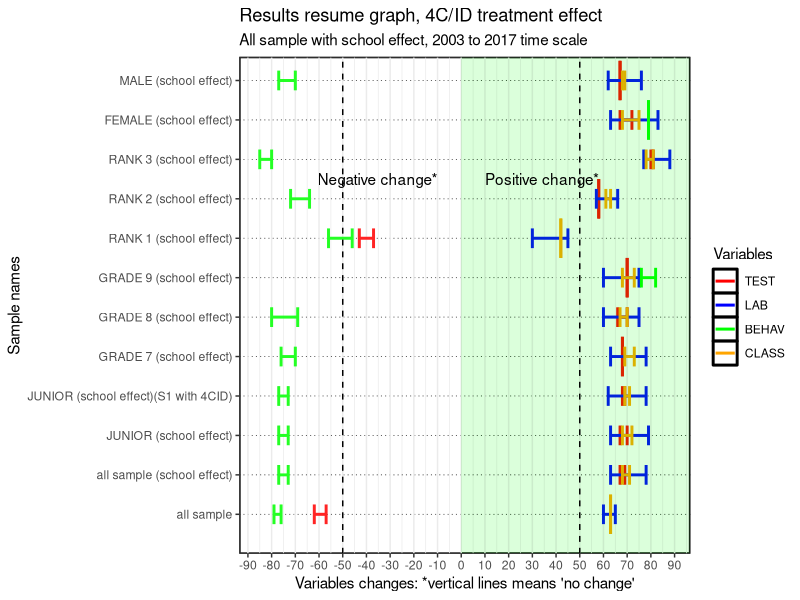
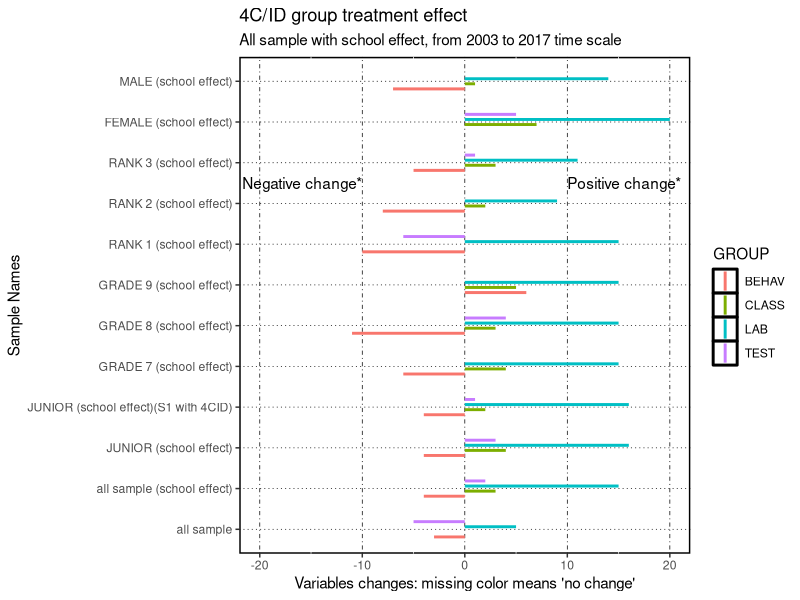
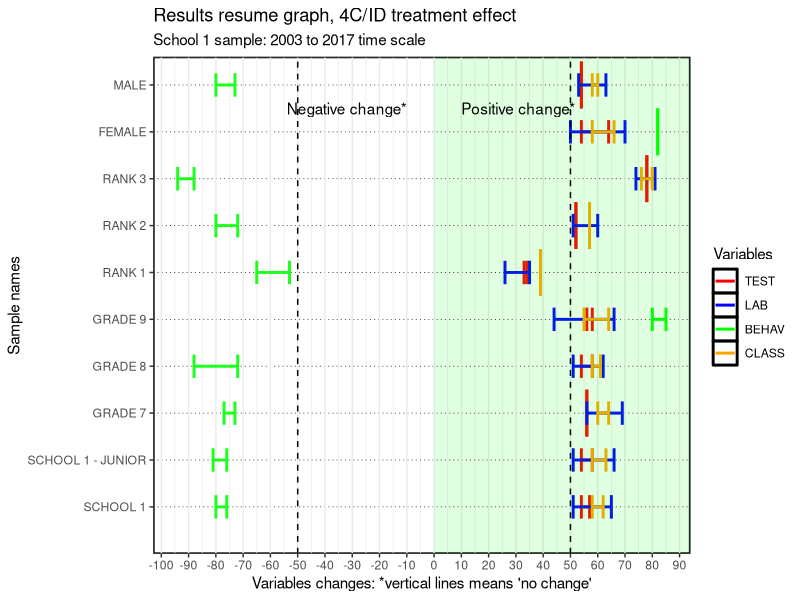
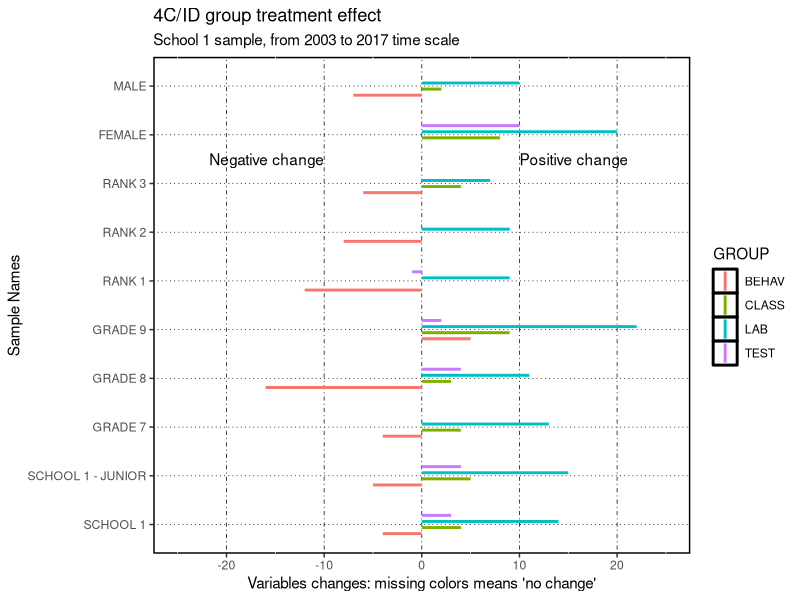
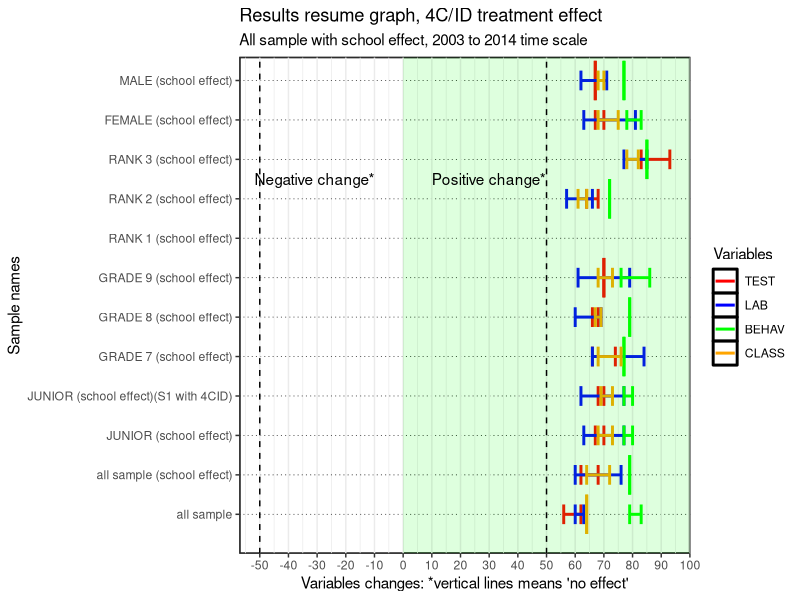
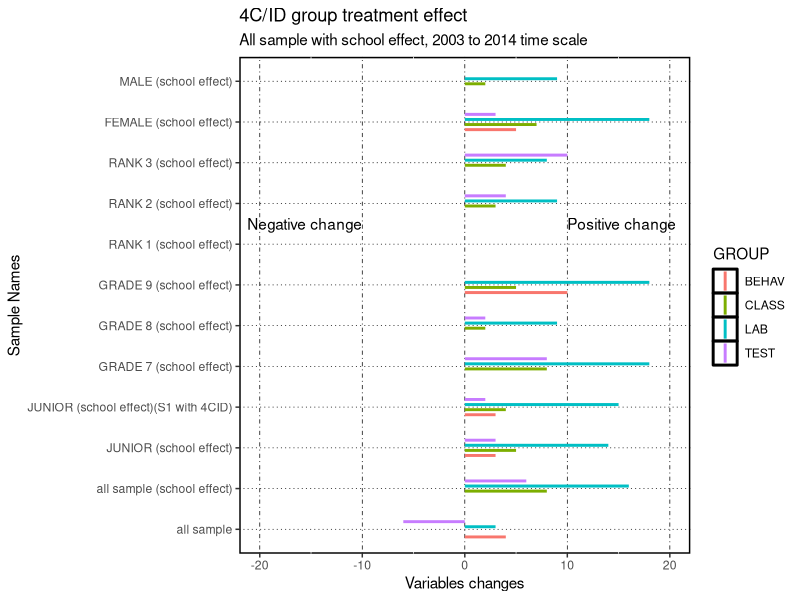
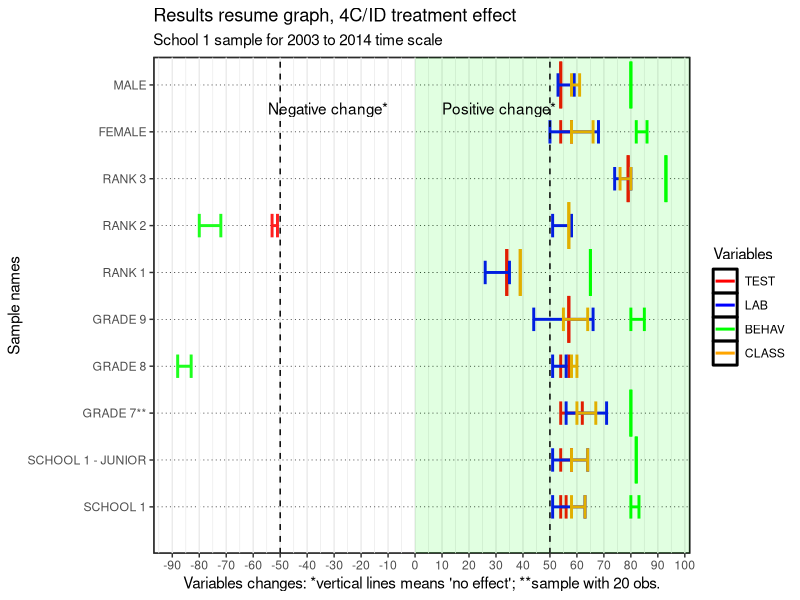
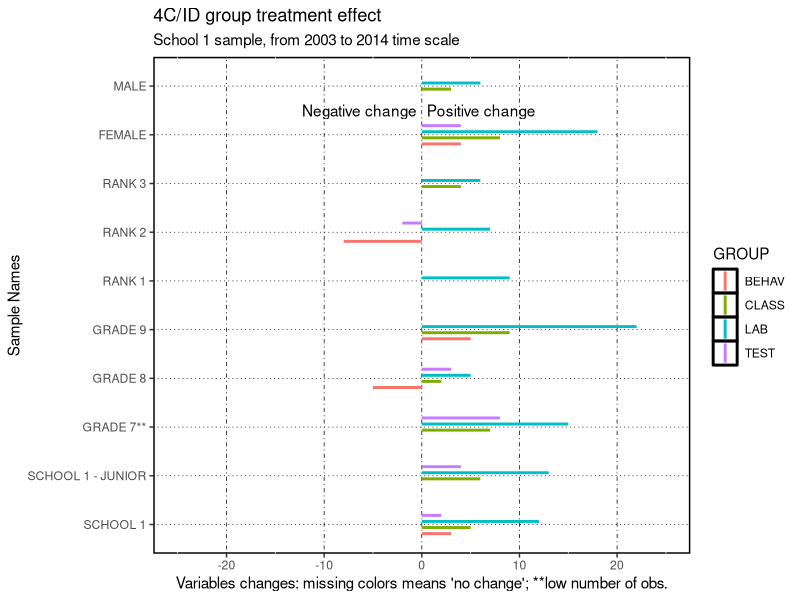

Write R code to recreate these figures, in order.
#INDEX
# Summary results all sample (with school effect) - 2003 to 2017 - 15
  # variable change - 53
# School 1 - 2003 to 2017 - 91
  # variable change - 135
# Summary results all sample (with school effect) - 2003 to 2014 - 175
  # variable change - 212
# School 1 - 2003 to 2014 - 250
  # variable change - 289
# All sample - 312
  # Variable change - 349
# School 1 JUNIOR grade - 2003 to 2017 - 383
# variable change - 420
# School 1 JUNIOR grade - 2003 to 2014 - 454
# variable change - 492
# Conpare Global samples - 530
# variable change - 570


# libraries 
library(dplyr) #work with data frames
library(tidyverse) #include dplyr
library(ggplot2) # graphs
library(gridExtra) #arrange graphs in rows

# NOTE: https://r-charts.com/part-whole/diverging-bar-chart-ggplot2/
# for plotting changes
# the graphs with varables chnge are based on the sama data frame "results" which means
# hat you need to run results and resultsD for diferent graphs after running the data

########## Summary results all sample (with school effect) - 2003 to 2017
# for changes that have p-value that we can't reject the null I use the mean value

results <- data.frame(
  samples=c("all sample", "all sample (school effect)" , "JUNIOR (school effect)", "JUNIOR (school effect)(S1 with 4CID)", "GRADE 7 (school effect)","GRADE 8 (school effect)", "GRADE 9 (school effect)", "RANK 1 (school effect)", "RANK 2 (school effect)","RANK 3 (school effect)","FEMALE (school effect)","MALE (school effect)"),
  TEST1=c(-57,67,67,68,68,66,70,-37,58,80,67,67),
  TEST2=c(-62,69,70,69,68,70,70,-43,58,81,72,67),
  LAB1=c(60,63,63,62,63,60,60,30,57,77,63,62),
  LAB2=c(65,78,79,78,78,75,75,45,66,88,83,76),
  BEHAV1=c(-76,-73,-73,-73,-70,-69,76,-46,-64,-80,79,-70),
  BEHAV2=c(-79,-77,-77,-77,-76,-80,82,-56,-72,-85,79,-77),
  CLASS1=c(63,68,68,69,69,67,68,42,61,78,68,68),
  CLASS2=c(63,71,72,71,73,70,73,42,63,81,75,69)
)
results
?geom_errorbar
ggplot(results,aes(group=TEST1)) +
  geom_errorbar(aes(x=samples, ymin=TEST1, ymax=TEST2,color='TEST'),linewidth=1, width = ifelse(results$TEST1==results$TEST2, 1, 0.5))+
  geom_errorbar(aes(x=samples, ymin=LAB1, ymax=LAB2,color='LAB'), linewidth=1, width = ifelse(results$LAB1==results$LAB2, 1, 0.5)) +
  geom_errorbar(aes(x=samples, ymin=BEHAV1, ymax=BEHAV2, color='BEHAV'), linewidth=1, width = ifelse(results$BEHAV1==results$BEHAV2, 1, 0.5)) +
  geom_errorbar(aes(x=samples, ymin=CLASS1, ymax=CLASS2, color='CLASS'),linewidth=1,width = ifelse(results$CLASS1==results$CLASS2, 1, 0.5)) +
  xlab("Sample names")+
  labs(title="Results resume graph, 4C/ID treatment effect",y = "Variables changes: *vertical lines means 'no change'",subtitle = "All sample with school effect, 2003 to 2017 time scale")+
  scale_color_manual(name='Variables',
                     breaks=c('TEST','LAB', 'BEHAV', 'CLASS'),
                     values=c('TEST'='red', 'LAB'='blue', 'BEHAV'='green', 'CLASS'='orange'))+
  theme_bw()+
  theme(panel.grid.major.y = element_line(color = 1,linewidth = 0.25, linetype = 3),panel.background = element_rect(color = 1, linewidth = 1),plot.background = element_rect(fill = "white"))+
  geom_rect(aes(xmin=0,xmax=Inf,ymin = - Inf,ymax = 0),fill="white",alpha = 0.01) +
  geom_rect(aes(xmin=0,xmax=Inf,ymin = 0,ymax = Inf),fill="green",alpha = 0.01) +
  scale_x_discrete(limits=c("all sample", "all sample (school effect)" , "JUNIOR (school effect)", "JUNIOR (school effect)(S1 with 4CID)", "GRADE 7 (school effect)","GRADE 8 (school effect)", "GRADE 9 (school effect)", "RANK 1 (school effect)", "RANK 2 (school effect)","RANK 3 (school effect)","FEMALE (school effect)","MALE (school effect)"))+
  scale_y_continuous(breaks = seq(-100, 100, by = 10))+
  geom_hline(yintercept=c(-50,50),color="black",linetype=2)+
  annotate(geom="text", x=9.5, y=-10, label="Negative change*",color="black",hjust=1)+
  annotate(geom="text", x=9.5, y=10, label="Positive change*",color="black",hjust=0)+
  coord_flip()

# Results: variable change
# prepare data frame for bar ploting
# IMPORTANT NOTE: the negative values are used to plot them in a different area of the graph for 
# negative effects. However, to use this data-frames to compute changes we need to have this values 
# exchanged in order to compute negative change values.
results$DTEST <- results$TEST2-results$TEST1
results$DLAB <- results$LAB2-results$LAB1
results$DBEHAV <- results$BEHAV2-results$BEHAV1
results$DCLASS <- results$CLASS2-results$CLASS1
resultsDTEST <- results %>% select(samples,DTEST)
resultsDTEST$GROUP <-"TEST"
names(resultsDTEST)[2]<-'VALUE'
resultsDLAB <- results %>% select(samples,DLAB)
resultsDLAB$GROUP <-"LAB"
names(resultsDLAB)[2]<-'VALUE'
resultsDBEHAV <- results %>% select(samples,DBEHAV)
resultsDBEHAV$GROUP <-"BEHAV"
names(resultsDBEHAV)[2]<-'VALUE'
resultsDCLASS <- results %>% select(samples,DCLASS)
resultsDCLASS$GROUP <-"CLASS"
names(resultsDCLASS)[2]<-'VALUE'
resultsD<-bind_rows(resultsDTEST,resultsDLAB,resultsDBEHAV,resultsDCLASS)
resultsD

ggplot(resultsD,aes(x=samples,xmin=samples, ymin=0, ymax=VALUE,color=GROUP)) +
  geom_linerange(position = position_dodge(width = 0.5),linewidth=1)+
  ylab("Variables changes: missing color means 'no change'")+labs(title="4C/ID group treatment effect",subtitle = "All sample with school effect, from 2003 to 2017 time scale",x = "Sample Names")+
  theme(panel.grid.major.x = element_line(color = 1,linewidth = 0.25, linetype = 4),panel.grid.major.y = element_line(color = 1,linewidth = 0.25, linetype = 3),panel.background = element_rect(fill="white",color = 1, linewidth = 1),plot.background = element_rect(fill = "white"))+  
  annotate(geom="text", x=9.5, y=-10, label="Negative change*",color="black",hjust=1)+
  annotate(geom="text", x=9.5, y=10, label="Positive change*",color="black",hjust=0)+
  scale_x_discrete(limits=c("all sample", "all sample (school effect)" , "JUNIOR (school effect)", "JUNIOR (school effect)(S1 with 4CID)", "GRADE 7 (school effect)","GRADE 8 (school effect)", "GRADE 9 (school effect)", "RANK 1 (school effect)", "RANK 2 (school effect)","RANK 3 (school effect)","FEMALE (school effect)","MALE (school effect)"))+
  scale_y_continuous(limits=c(-20,20,5))+  
  coord_flip()

########## Summary results for SCHOOL 1 sample only - 2003 to 2017
# for changes that have p-value that we can't reject the null I use the mean value
results <- data.frame(
  samples=c("SCHOOL 1", "SCHOOL 1 - JUNIOR","GRADE 7","GRADE 8", "GRADE 9", "RANK 1", "RANK 2","RANK 3","FEMALE","MALE"),
  TEST1=c(54,54,56,54,56,34,52,78,54,54),
  TEST2=c(57,58,56,58,58,33,52,78,64,54),
  LAB1=c(51,51,56,51,44,26,51,74,50,53),
  LAB2=c(65,66,69,62,66,35,60,81,70,63),
  BEHAV1=c(-76,-76,-73,-72,80,-53,-72,-88,82,-73),
  BEHAV2=c(-80,-81,-77,-88,85,-65,-80,-94,82,-80),
  CLASS1=c(58,58,60,58,55,39,57,76,58,58),
  CLASS2=c(62,63,64,61,64,39,57,80,66,60)
)

# This data.frame file ResultsD is also used for the all sample school effect. Please build it starting
# with the new data fle "results" continue to the line "Results change" to have the same file but only for the school 1 sample.

ggplot(results,aes(group=TEST1)) +
  geom_errorbar(aes(x=samples, ymin=TEST1, ymax=TEST2,color='TEST'),linewidth=1, width = ifelse(results$TEST1==results$TEST2, 1, 0.5))+
  geom_errorbar(aes(x=samples, ymin=LAB1, ymax=LAB2,color='LAB'), linewidth=1, width = ifelse(results$LAB1==results$LAB2, 1, 0.5)) +
  geom_errorbar(aes(x=samples, ymin=BEHAV1, ymax=BEHAV2, color='BEHAV'), linewidth=1, width = ifelse(results$BEHAV1==results$BEHAV2, 1, 0.5)) +
  geom_errorbar(aes(x=samples, ymin=CLASS1, ymax=CLASS2, color='CLASS'),linewidth=1,width = ifelse(results$CLASS1==results$CLASS2, 1, 0.5)) +
  xlab("Sample names")+labs(title="Results resume graph, 4C/ID treatment effect",y = "Variables changes: *vertical lines means 'no change'",subtitle = "School 1 sample: 2003 to 2017 time scale")+
  scale_color_manual(name='Variables',
                     breaks=c('TEST','LAB', 'BEHAV', 'CLASS'),
                     values=c('TEST'='red', 'LAB'='blue', 'BEHAV'='green', 'CLASS'='orange'))+
  theme_bw()+
  theme(panel.grid.major.y = element_line(color = 1,linewidth = 0.25, linetype = 3),panel.background = element_rect(color = 1, linewidth = 1),plot.background = element_rect(fill = "white"))+
  geom_rect(aes(xmin=0,xmax=Inf,ymin = - Inf,ymax = 0),fill="white",alpha = 0.01) +
  geom_rect(aes(xmin=0,xmax=Inf,ymin = 0,ymax = Inf),fill="green",alpha = 0.01) +
  scale_x_discrete(limits=c("SCHOOL 1", "SCHOOL 1 - JUNIOR","GRADE 7","GRADE 8", "GRADE 9", "RANK 1", "RANK 2","RANK 3","FEMALE","MALE"))+
  scale_y_continuous(breaks = seq(-100, 100, by = 10))+
  geom_hline(yintercept=c(-50,50),color="black",linetype=2)+
  annotate(geom="text", x=9.5, y=-10, label="Negative change*",color="black",hjust=1)+
  annotate(geom="text", x=9.5, y=10, label="Positive change*",color="black",hjust=0)+
  coord_flip()

# Results: variable change
# prepare data frame for bar ploting
# IMPORTANT NOTE: the negative values are used to plot them in a different area of the graph for 
# negative effects. However, to use this data-frames to compute changes we need to have this values 
# exchanged in order to compute negative change values.
results$DTEST <- results$TEST2-results$TEST1
results$DLAB <- results$LAB2-results$LAB1
results$DBEHAV <- results$BEHAV2-results$BEHAV1
results$DCLASS <- results$CLASS2-results$CLASS1
resultsDTEST <- results %>% select(samples,DTEST)
resultsDTEST$GROUP <-"TEST"
names(resultsDTEST)[2]<-'VALUE'
resultsDLAB <- results %>% select(samples,DLAB)
resultsDLAB$GROUP <-"LAB"
names(resultsDLAB)[2]<-'VALUE'
resultsDBEHAV <- results %>% select(samples,DBEHAV)
resultsDBEHAV$GROUP <-"BEHAV"
names(resultsDBEHAV)[2]<-'VALUE'
resultsDCLASS <- results %>% select(samples,DCLASS)
resultsDCLASS$GROUP <-"CLASS"
names(resultsDCLASS)[2]<-'VALUE'
resultsD<-bind_rows(resultsDTEST,resultsDLAB,resultsDBEHAV,resultsDCLASS)
resultsD

ggplot(resultsD,aes(x=samples, ymin=0, ymax=VALUE,color=GROUP)) +
  geom_linerange(position = position_dodge(width = 0.5),linewidth=1)+
  ylab("Variables changes: missing colors means 'no change'")+labs(title="4C/ID group treatment effect",subtitle = "School 1 sample, from 2003 to 2017 time scale",x = "Sample Names")+
  theme(panel.grid.major.x = element_line(color = 1,linewidth = 0.25, linetype = 4),panel.grid.major.y = element_line(color = 1,linewidth = 0.25, linetype = 3),panel.background = element_rect(fill="white",color = 1, linewidth = 1),plot.background = element_rect(fill = "white"))+  
  annotate(geom="text", y=-10, x=8.5, label="Negative change",color="black",hjust=1)+
  annotate(geom="text", y=10, x=8.5, label="Positive change",color="black",hjust=0)+
  scale_x_discrete(limits=c("SCHOOL 1", "SCHOOL 1 - JUNIOR","GRADE 7","GRADE 8", "GRADE 9", "RANK 1", "RANK 2","RANK 3","FEMALE","MALE"))+
  scale_y_continuous(limits=c(-25,25,5))+  
  coord_flip()

########## Summary results all sample (with school effect) - 2003 to 2014
# for changes that have p-value that we can't reject the null I use the mean value
# Rank 1 small sample
results <- data.frame(
  samples=c("all sample", "all sample (school effect)" , "JUNIOR (school effect)", "JUNIOR (school effect)(S1 with 4CID)", "GRADE 7 (school effect)","GRADE 8 (school effect)", "GRADE 9 (school effect)", "RANK 2 (school effect)","RANK 3 (school effect)","FEMALE (school effect)","MALE (school effect)"),
  TEST1=c(62,62,67,68,66,66,70,64,83,67,67),
  TEST2=c(56,68,70,70,74,68,70,68,93,70,67),
  LAB1=c(60,60,63,62,66,60,61,57,77,63,62),
  LAB2=c(63,76,77,77,84,69,79,66,85,81,71),
  BEHAV1=c(79,79,77,77,77,79,76,72,85,78,77),
  BEHAV2=c(83,79,80,80,77,79,86,72,85,83,77),
  CLASS1=c(64,64,68,69,68,67,68,61,78,68,68),
  CLASS2=c(64,72,73,73,76,69,73,64,82,75,70)
)
results

ggplot(results,aes(group=TEST1)) +
  geom_errorbar(aes(x=samples, ymin=TEST1, ymax=TEST2,color='TEST'),linewidth=1, width = ifelse(results$TEST1==results$TEST2, 1, 0.5))+
  geom_errorbar(aes(x=samples, ymin=LAB1, ymax=LAB2,color='LAB'), linewidth=1, width = ifelse(results$LAB1==results$LAB2, 1, 0.5)) +
  geom_errorbar(aes(x=samples, ymin=BEHAV1, ymax=BEHAV2, color='BEHAV'), linewidth=1, width = ifelse(results$BEHAV1==results$BEHAV2, 1, 0.5)) +
  geom_errorbar(aes(x=samples, ymin=CLASS1, ymax=CLASS2, color='CLASS'),linewidth=1,width = ifelse(results$CLASS1==results$CLASS2, 1, 0.5)) +
  xlab("Sample names")+
  labs(title="Results resume graph, 4C/ID treatment effect",y = "Variables changes: *vertical lines means 'no effect'",subtitle = "All sample with school effect, 2003 to 2014 time scale")+
  scale_color_manual(name='Variables',
                     breaks=c('TEST','LAB', 'BEHAV', 'CLASS'),
                     values=c('TEST'='red', 'LAB'='blue', 'BEHAV'='green', 'CLASS'='orange'))+
  theme_bw()+
  theme(panel.grid.major.y = element_line(color = 1,linewidth = 0.25, linetype = 3),panel.background = element_rect(color = 1, linewidth = 1),plot.background = element_rect(fill = "white"))+
  geom_rect(aes(xmin=0,xmax=Inf,ymin = - Inf,ymax = 0),fill="white",alpha = 0.01) +
  geom_rect(aes(xmin=0,xmax=Inf,ymin = 0,ymax = Inf),fill="green",alpha = 0.01) +
  scale_x_discrete(limits=c("all sample", "all sample (school effect)" , "JUNIOR (school effect)", "JUNIOR (school effect)(S1 with 4CID)", "GRADE 7 (school effect)","GRADE 8 (school effect)", "GRADE 9 (school effect)", "RANK 1 (school effect)", "RANK 2 (school effect)","RANK 3 (school effect)","FEMALE (school effect)","MALE (school effect)"))+
  scale_y_continuous(breaks = seq(-100, 100, by = 10))+
  geom_hline(yintercept=c(-50,50),color="black",linetype=2)+
  annotate(geom="text", x=9.5, y=-10, label="Negative change*",color="black",hjust=1)+
  annotate(geom="text", x=9.5, y=10, label="Positive change*",color="black",hjust=0)+
  coord_flip()

# Results: variable change
# prepare data frame for bar ploting
# IMPORTANT NOTE: the negative values are used to plot them in a different area of the graph for 
# negative effects. However, to use this data-frames to compute changes we need to have this values 
# exchanged in order to compute negative change values.
results$DTEST <- results$TEST2-results$TEST1
results$DLAB <- results$LAB2-results$LAB1
results$DBEHAV <- results$BEHAV2-results$BEHAV1
results$DCLASS <- results$CLASS2-results$CLASS1
resultsDTEST <- results %>% select(samples,DTEST)
resultsDTEST$GROUP <-"TEST"
names(resultsDTEST)[2]<-'VALUE'
resultsDLAB <- results %>% select(samples,DLAB)
resultsDLAB$GROUP <-"LAB"
names(resultsDLAB)[2]<-'VALUE'
resultsDBEHAV <- results %>% select(samples,DBEHAV)
resultsDBEHAV$GROUP <-"BEHAV"
names(resultsDBEHAV)[2]<-'VALUE'
resultsDCLASS <- results %>% select(samples,DCLASS)
resultsDCLASS$GROUP <-"CLASS"
names(resultsDCLASS)[2]<-'VALUE'
resultsD<-bind_rows(resultsDTEST,resultsDLAB,resultsDBEHAV,resultsDCLASS)
resultsD

ggplot(resultsD,aes(x=samples, ymin=0, ymax=VALUE,color=GROUP)) +
  geom_linerange(position = position_dodge(width = 0.5),linewidth=1)+
  ylab("Variables changes")+labs(title="4C/ID group treatment effect",subtitle = "All sample with school effect, 2003 to 2014 time scale",x = "Sample Names")+
  theme(panel.grid.major.x = element_line(color = 1,linewidth = 0.25, linetype = 4),panel.grid.major.y = element_line(color = 1,linewidth = 0.25, linetype = 3),panel.background = element_rect(fill="white",color = 1, linewidth = 1),plot.background = element_rect(fill = "white"))+  
  annotate(geom="text", y=-10, x=8.5, label="Negative change",color="black",hjust=1)+
  annotate(geom="text", y=10, x=8.5, label="Positive change",color="black",hjust=0)+
  scale_x_discrete(limits=c("all sample", "all sample (school effect)" , "JUNIOR (school effect)", "JUNIOR (school effect)(S1 with 4CID)", "GRADE 7 (school effect)","GRADE 8 (school effect)", "GRADE 9 (school effect)", "RANK 1 (school effect)", "RANK 2 (school effect)","RANK 3 (school effect)","FEMALE (school effect)","MALE (school effect)"))+
  scale_y_continuous(limits=c(-20,20,5))+  
  coord_flip()

########## Summary results for SCHOOL 1 sample only - 2003 to 2014
# for changes that have p-value that we can't reject the null I use the mean value
results <- data.frame(
  samples=c("SCHOOL 1", "SCHOOL 1 - JUNIOR","GRADE 7**","GRADE 8", "GRADE 9", "RANK 1", "RANK 2","RANK 3","FEMALE","MALE"),
  TEST1=c(54,54,54,54,57,34,-51,79,54,54),
  TEST2=c(56,58,62,57,57,34,-53,79,58,54),
  LAB1=c(51,51,56,51,44,26,51,74,50,53),
  LAB2=c(63,64,71,56,66,35,58,80,68,59),
  BEHAV1=c(80,82,80,-83,80,65,-72,93,82,80),
  BEHAV2=c(83,82,80,-88,85,65,-80,93,86,80),
  CLASS1=c(58,58,60,58,55,39,57,76,58,58),
  CLASS2=c(63,64,67,60,64,39,57,80,66,61)
)

# ** sample with 20 obs.

ggplot(results,aes(group=TEST1)) +
  geom_errorbar(aes(x=samples, ymin=TEST1, ymax=TEST2,color='TEST'),linewidth=1, width = ifelse(results$TEST1==results$TEST2, 1, 0.5))+
  geom_errorbar(aes(x=samples, ymin=LAB1, ymax=LAB2,color='LAB'), linewidth=1, width = ifelse(results$LAB1==results$LAB2, 1, 0.5)) +
  geom_errorbar(aes(x=samples, ymin=BEHAV1, ymax=BEHAV2, color='BEHAV'), linewidth=1, width = ifelse(results$BEHAV1==results$BEHAV2, 1, 0.5)) +
  geom_errorbar(aes(x=samples, ymin=CLASS1, ymax=CLASS2, color='CLASS'),linewidth=1,width = ifelse(results$CLASS1==results$CLASS2, 1, 0.5)) +
  xlab("Sample names")+
  labs(title="Results resume graph, 4C/ID treatment effect",y = "Variables changes: *vertical lines means 'no effect'; **sample with 20 obs.",subtitle = "School 1 sample for 2003 to 2014 time scale")+
  scale_color_manual(name='Variables',
                     breaks=c('TEST','LAB', 'BEHAV', 'CLASS'),
                     values=c('TEST'='red', 'LAB'='blue', 'BEHAV'='green', 'CLASS'='orange'))+
  theme_bw()+
  theme(panel.grid.major.y = element_line(color = 1,linewidth = 0.25, linetype = 3),panel.background = element_rect(color = 1, linewidth = 1),plot.background = element_rect(fill = "white"))+
  geom_rect(aes(xmin=0,xmax=Inf,ymin = - Inf,ymax = 0),fill="white",alpha = 0.01) +
  geom_rect(aes(xmin=0,xmax=Inf,ymin = 0,ymax = Inf),fill="green",alpha = 0.01) +
  scale_x_discrete(limits=c("SCHOOL 1", "SCHOOL 1 - JUNIOR","GRADE 7**","GRADE 8", "GRADE 9", "RANK 1", "RANK 2","RANK 3","FEMALE","MALE"))+
  scale_y_continuous(breaks = seq(-100, 100, by = 10))+
  geom_hline(yintercept=c(-50,50),color="black",linetype=2)+
  annotate(geom="text", x=9.5, y=-10, label="Negative change*",color="black",hjust=1)+
  annotate(geom="text", x=9.5, y=10, label="Positive change*",color="black",hjust=0)+
  
  coord_flip()

# Results: variable change
# prepare data frame for bar ploting
# IMPORTANT NOTE: the negative values are used to plot them in a different area of the graph for 
# negative effects. However, to use this data-frames to compute changes we need to have this values 
# exchanged in order to compute negative change values.
results$DTEST <- results$TEST2-results$TEST1
results$DLAB <- results$LAB2-results$LAB1
results$DBEHAV <- results$BEHAV2-results$BEHAV1
results$DCLASS <- results$CLASS2-results$CLASS1
resultsDTEST <- results %>% select(samples,DTEST)
resultsDTEST$GROUP <-"TEST"
names(resultsDTEST)[2]<-'VALUE'
resultsDLAB <- results %>% select(samples,DLAB)
resultsDLAB$GROUP <-"LAB"
names(resultsDLAB)[2]<-'VALUE'
resultsDBEHAV <- results %>% select(samples,DBEHAV)
resultsDBEHAV$GROUP <-"BEHAV"
names(resultsDBEHAV)[2]<-'VALUE'
resultsDCLASS <- results %>% select(samples,DCLASS)
resultsDCLASS$GROUP <-"CLASS"
names(resultsDCLASS)[2]<-'VALUE'
resultsD<-bind_rows(resultsDTEST,resultsDLAB,resultsDBEHAV,resultsDCLASS)
resultsD

ggplot(resultsD,aes(x=samples, ymin=0, ymax=VALUE,color=GROUP)) +
  geom_linerange(position = position_dodge(width = 0.5),linewidth=1)+
  ylab("Variables changes: missing colors means 'no change'; **low number of obs.")+labs(title="4C/ID group treatment effect",subtitle = "School 1 sample, from 2003 to 2014 time scale",x = "Sample Names")+
  theme(panel.grid.major.x = element_line(color = 1,linewidth = 0.25, linetype = 4),panel.grid.major.y = element_line(color = 1,linewidth = 0.25, linetype = 3),panel.background = element_rect(fill="white",color = 1, linewidth = 1),plot.background = element_rect(fill = "white"))+  
  annotate(geom="text", y=-0.5, x=9.5, label="Negative change",color="black",hjust=1)+
  annotate(geom="text", y=0.5, x=9.5, label="Positive change",color="black",hjust=0)+
  scale_x_discrete(limits=c("SCHOOL 1", "SCHOOL 1 - JUNIOR","GRADE 7**","GRADE 8", "GRADE 9", "RANK 1", "RANK 2","RANK 3","FEMALE","MALE"))+
  scale_y_continuous(limits=c(-25,25,5))+  
  coord_flip()

########## Summary results all sample - 2003 to 2017
# for changes that have p-value that we can't reject the null I use the mean value

results <- data.frame(
  samples=c("all sample","JUNIOR","JUNIOR HIGH","GRADE 7","GRADE 8", "GRADE 9", "RANK 1", "RANK 2","RANK 3","FEMALE","MALE"),
  TEST1=c(-58,-58,54,60,60,-58,-34,-51,79,62,-55),
  TEST2=c(-62,-63,54,60,60,-67,-33,-56,79,62,-61),
  LAB1=c(60,60,55,61,60,60,28,54,76,60,60),
  LAB2=c(65,66,65,69,62,66,35,60,81,70,63),
  BEHAV1=c(-76,-76,-75,-73,-72,77,-54,-72,87,79,-73),
  BEHAV2=c(-79,-79,-80,-77,-80,85,-63,-75,87,83,-78),
  CLASS1=c(63,64,59,64,62,65,39,-58,77,64,-60),
  CLASS2=c(63,63,59,64,62,65,39,-59,80,66,-64)
)
results

ggplot(results,aes(group=TEST1)) +
  geom_errorbar(aes(x=samples, ymin=TEST1, ymax=TEST2,color='TEST'),linewidth=1, width = ifelse(results$TEST1==results$TEST2, 1, 0.5))+
  geom_errorbar(aes(x=samples, ymin=LAB1, ymax=LAB2,color='LAB'), linewidth=1, width = ifelse(results$LAB1==results$LAB2, 1, 0.5)) +
  geom_errorbar(aes(x=samples, ymin=BEHAV1, ymax=BEHAV2, color='BEHAV'), linewidth=1, width = ifelse(results$BEHAV1==results$BEHAV2, 1, 0.5)) +
  geom_errorbar(aes(x=samples, ymin=CLASS1, ymax=CLASS2, color='CLASS'),linewidth=1,width = ifelse(results$CLASS1==results$CLASS2, 1, 0.5)) +
  xlab("Sample names")+
  labs(title="Results resume graph, 4C/ID treatment effect",y = "Variables changes: *vertical lines means 'no effect'",subtitle = "All sample 2003 to 2017 time scale")+
  scale_color_manual(name='Variables',
                     breaks=c('TEST','LAB', 'BEHAV', 'CLASS'),
                     values=c('TEST'='red', 'LAB'='blue', 'BEHAV'='green', 'CLASS'='orange'))+
  theme_bw()+
  theme(panel.grid.major.y = element_line(color = 1,linewidth = 0.25, linetype = 3),panel.background = element_rect(color = 1, linewidth = 1),plot.background = element_rect(fill = "white"))+
  geom_rect(aes(xmin=0,xmax=Inf,ymin = - Inf,ymax = 0),fill="white",alpha = 0.01) +
  geom_rect(aes(xmin=0,xmax=Inf,ymin = 0,ymax = Inf),fill="green",alpha = 0.01) +
  scale_x_discrete(limits=c("all sample","JUNIOR","JUNIOR HIGH","GRADE 7","GRADE 8", "GRADE 9", "RANK 1", "RANK 2","RANK 3","FEMALE","MALE"))+
  scale_y_continuous(breaks = seq(-100, 100, by = 10))+
  geom_hline(yintercept=c(-50,50),color="black",linetype=2)+
  annotate(geom="text", x=9.5, y=-10, label="Negative change*",color="black",hjust=1)+
  annotate(geom="text", x=9.5, y=10, label="Positive change*",color="black",hjust=0)+
  coord_flip()

# Results: variable change
# prepare data frame for bar ploting
# IMPORTANT NOTE: the negative values are used to plot them in a different area of the graph for 
# negative effects. However, to use this data-frames to compute changes we need to have this values 
# exchanged in order to compute negative change values.
results$DTEST <- results$TEST2-results$TEST1
results$DLAB <- results$LAB2-results$LAB1
results$DBEHAV <- results$BEHAV2-results$BEHAV1
results$DCLASS <- results$CLASS2-results$CLASS1
resultsDTEST <- results %>% select(samples,DTEST)
resultsDTEST$GROUP <-"TEST"
names(resultsDTEST)[2]<-'VALUE'
resultsDLAB <- results %>% select(samples,DLAB)
resultsDLAB$GROUP <-"LAB"
names(resultsDLAB)[2]<-'VALUE'
resultsDBEHAV <- results %>% select(samples,DBEHAV)
resultsDBEHAV$GROUP <-"BEHAV"
names(resultsDBEHAV)[2]<-'VALUE'
resultsDCLASS <- results %>% select(samples,DCLASS)
resultsDCLASS$GROUP <-"CLASS"
names(resultsDCLASS)[2]<-'VALUE'
resultsD<-bind_rows(resultsDTEST,resultsDLAB,resultsDBEHAV,resultsDCLASS)
resultsD

ggplot(resultsD,aes(x=samples, ymin=0, ymax=VALUE,color=GROUP)) +
  geom_linerange(position = position_dodge(width = 0.5),linewidth=1)+
  ylab("Variables changes: missing colors means'no change'")+labs(title="4C/ID group treatment effect",subtitle = "All sample, from 2003 to 2017 time scale",x = "Sample Names")+
  theme(panel.grid.major.x = element_line(color = 1,linewidth = 0.25, linetype = 4),panel.grid.major.y = element_line(color = 1,linewidth = 0.25, linetype = 3),panel.background = element_rect(fill="white",color = 1, linewidth = 1),plot.background = element_rect(fill = "white"))+  
  annotate(geom="text", y=-5, x=8.5, label="Negative change",color="black",hjust=1)+
  annotate(geom="text", y=5, x=8.5, label="Positive change",color="black",hjust=0)+
  scale_x_discrete(limits=c("all sample","JUNIOR","JUNIOR HIGH","GRADE 7","GRADE 8", "GRADE 9", "RANK 1", "RANK 2","RANK 3","FEMALE","MALE"))+
  scale_y_continuous(limits=c(-10,10,5))+  
  coord_flip()

########## Summary results school 1 JUNIOR sample - 2003 to 2017
# for changes that have p-value that we can't reject the null I use the mean value

results <- data.frame(
  samples=c("SCHOOL 1","JUNIOR","GRADE 7","GRADE 8", "GRADE 9", "RANK 1", "RANK 2","RANK 3","FEMALE","MALE"),
  TEST1=c(54,54,54,54,56,33,53,79,54,55),
  TEST2=c(57,58,58,58,58,33,53,79,61,55),
  LAB1=c(51,51,56,51,44,26,51,73,50,53),
  LAB2=c(65,66,69,62,66,35,61,81,70,61),
  BEHAV1=c(-76,-76,-73,-72,80,-54,-71,-91,82,-72),
  BEHAV2=c(-80,-81,-77,-88,85,-65,-80,-94,82,-80),
  CLASS1=c(58,58,60,58,55,39,57,77,58,58),
  CLASS2=c(62,63,64,61,64,39,57,81,67,60)
)
results

ggplot(results,aes(group=TEST1)) +
  geom_errorbar(aes(x=samples, ymin=TEST1, ymax=TEST2,color='TEST'),linewidth=1, width = ifelse(results$TEST1==results$TEST2, 1, 0.5))+
  geom_errorbar(aes(x=samples, ymin=LAB1, ymax=LAB2,color='LAB'), linewidth=1, width = ifelse(results$LAB1==results$LAB2, 1, 0.5)) +
  geom_errorbar(aes(x=samples, ymin=BEHAV1, ymax=BEHAV2, color='BEHAV'), linewidth=1, width = ifelse(results$BEHAV1==results$BEHAV2, 1, 0.5)) +
  geom_errorbar(aes(x=samples, ymin=CLASS1, ymax=CLASS2, color='CLASS'),linewidth=1,width = ifelse(results$CLASS1==results$CLASS2, 1, 0.5)) +
  xlab("Sample names")+
  labs(title="Results resume graph, 4C/ID treatment effect",y = "Variables changes: *vertical lines means 'no effect'",subtitle = "School 1 Junior sample for 2003 to 2017 time scale")+
  scale_color_manual(name='Variables',
                     breaks=c('TEST','LAB', 'BEHAV', 'CLASS'),
                     values=c('TEST'='red', 'LAB'='blue', 'BEHAV'='green', 'CLASS'='orange'))+
  theme_bw()+
  theme(panel.grid.major.y = element_line(color = 1,linewidth = 0.25, linetype = 3),panel.background = element_rect(color = 1, linewidth = 1),plot.background = element_rect(fill = "white"))+
  geom_rect(aes(xmin=0,xmax=Inf,ymin = - Inf,ymax = 0),fill="white",alpha = 0.01) +
  geom_rect(aes(xmin=0,xmax=Inf,ymin = 0,ymax = Inf),fill="green",alpha = 0.01) +
  scale_x_discrete(limits=c("SCHOOL 1","JUNIOR","GRADE 7","GRADE 8", "GRADE 9", "RANK 1", "RANK 2","RANK 3","FEMALE","MALE"))+
  scale_y_continuous(breaks = seq(-100, 100, by = 10))+
  geom_hline(yintercept=c(-50,50),color="black",linetype=2)+
  annotate(geom="text", x=9.5, y=-10, label="Negative change*",color="black",hjust=1)+
  annotate(geom="text", x=9.5, y=10, label="Positive change*",color="black",hjust=0)+
  coord_flip()

# Results: variable change
# prepare data frame for bar ploting
# IMPORTANT NOTE: the negative values are used to plot them in a different area of the graph for 
# negative effects. However, to use this data-frames to compute changes we need to have this values 
# exchanged in order to compute negative change values.
results$DTEST <- results$TEST2-results$TEST1
results$DLAB <- results$LAB2-results$LAB1
results$DBEHAV <- results$BEHAV2-results$BEHAV1
results$DCLASS <- results$CLASS2-results$CLASS1
resultsDTEST <- results %>% select(samples,DTEST)
resultsDTEST$GROUP <-"TEST"
names(resultsDTEST)[2]<-'VALUE'
resultsDLAB <- results %>% select(samples,DLAB)
resultsDLAB$GROUP <-"LAB"
names(resultsDLAB)[2]<-'VALUE'
resultsDBEHAV <- results %>% select(samples,DBEHAV)
resultsDBEHAV$GROUP <-"BEHAV"
names(resultsDBEHAV)[2]<-'VALUE'
resultsDCLASS <- results %>% select(samples,DCLASS)
resultsDCLASS$GROUP <-"CLASS"
names(resultsDCLASS)[2]<-'VALUE'
resultsD<-bind_rows(resultsDTEST,resultsDLAB,resultsDBEHAV,resultsDCLASS)
resultsD

ggplot(resultsD,aes(x=samples, ymin=0, ymax=VALUE,color=GROUP)) +
  geom_linerange(position = position_dodge(width = 0.5),linewidth=1)+
  ylab("Variables changes: missing values means 'no change'")+labs(title="4C/ID group treatment effect",subtitle = "School 1 Junior sample for 2003 to 2017 time scale",x = "Sample Names")+
  theme(panel.grid.major.x = element_line(color = 1,linewidth = 0.25, linetype = 4),panel.grid.major.y = element_line(color = 1,linewidth = 0.25, linetype = 3),panel.background = element_rect(fill="white",color = 1, linewidth = 1),plot.background = element_rect(fill = "white"))+
  annotate(geom="text", y=-10, x=8.5, label="Negative change",color="black",hjust=1)+
  annotate(geom="text", y=10, x=8.5, label="Positive change",color="black",hjust=0)+
  scale_x_discrete(limits=c("SCHOOL 1","JUNIOR","GRADE 7","GRADE 8", "GRADE 9", "RANK 1", "RANK 2","RANK 3","FEMALE","MALE"))+
  scale_y_continuous(limits=c(-25,25,5))+  
  coord_flip()

########## Summary results school 1 JUNIOR sample - 2003 to 2014
# for changes that have p-value that we can't reject the null I use the mean value

results <- data.frame(
  samples=c("SCHOOL 1","JUNIOR","GRADE 7","GRADE 8", "GRADE 9", "RANK 1**", "RANK 2","RANK 3","FEMALE","MALE"),
  TEST1=c(54,54,54,54,57,35,52,80, 54,55),
  TEST2=c(57,58,62,57,57,35,52,80, 61,55),
  LAB1=c(51,51,56,51,44,30,51,73, 50,53),
  LAB2=c(63,64,71,56,66,30,58,80, 70,61),
  BEHAV1=c(80,82,79,-83,80,-60,80,93, 82,-72),
  BEHAV2=c(83,82,79,-88,85,-65,80,93, 82,-80),
  CLASS1=c(58,58,60,58,55,39, 58, 77, 58,58),
  CLASS2=c(63,64,67,60,64,39, 58, 81, 67,60)
)
# **low number of observations
results

ggplot(results,aes(group=TEST1)) +
  geom_errorbar(aes(x=samples, ymin=TEST1, ymax=TEST2,color='TEST'),linewidth=1, width = ifelse(results$TEST1==results$TEST2, 1, 0.5))+
  geom_errorbar(aes(x=samples, ymin=LAB1, ymax=LAB2,color='LAB'), linewidth=1, width = ifelse(results$LAB1==results$LAB2, 1, 0.5)) +
  geom_errorbar(aes(x=samples, ymin=BEHAV1, ymax=BEHAV2, color='BEHAV'), linewidth=1, width = ifelse(results$BEHAV1==results$BEHAV2, 1, 0.5)) +
  geom_errorbar(aes(x=samples, ymin=CLASS1, ymax=CLASS2, color='CLASS'),linewidth=1,width = ifelse(results$CLASS1==results$CLASS2, 1, 0.5)) +
  xlab("Sample names")+
  labs(title="Results resume graph, 4C/ID treatment effect",y = "Variables changes: *vertical lines means 'no effect'; **Low number of obs.",subtitle = "School 1 Junior grade sample for 2003 to 2014 time scale")+
  scale_color_manual(name='Variables',
                     breaks=c('TEST','LAB', 'BEHAV', 'CLASS'),
                     values=c('TEST'='red', 'LAB'='blue', 'BEHAV'='green', 'CLASS'='orange'))+
  theme_bw()+
  theme(panel.grid.major.y = element_line(color = 1,linewidth = 0.25, linetype = 3),panel.background = element_rect(color = 1, linewidth = 1),plot.background = element_rect(fill = "white"))+
  geom_rect(aes(xmin=0,xmax=Inf,ymin = - Inf,ymax = 0),fill="white",alpha = 0.01) +
  geom_rect(aes(xmin=0,xmax=Inf,ymin = 0,ymax = Inf),fill="green",alpha = 0.01) +
  scale_x_discrete(limits=c("SCHOOL 1","JUNIOR","GRADE 7","GRADE 8", "GRADE 9", "RANK 1**", "RANK 2","RANK 3","FEMALE","MALE"))+
  scale_y_continuous(breaks = seq(-100, 100, by = 10))+
  geom_hline(yintercept=c(-50,50),color="black",linetype=2)+
  annotate(geom="text", x=9.5, y=-10, label="Negative change*",color="black",hjust=1)+
  annotate(geom="text", x=9.5, y=10, label="Positive change*",color="black",hjust=0)+
  coord_flip()

# Results: variable change
# prepare data frame for bar ploting
# IMPORTANT NOTE: the negative values are used to plot them in a different area of the graph for 
# negative effects. However, to use this data-frames to compute changes we need to have this values 
# exchanged in order to compute negative change values.
results$DTEST <- results$TEST2-results$TEST1
results$DLAB <- results$LAB2-results$LAB1
results$DBEHAV <- results$BEHAV2-results$BEHAV1
results$DCLASS <- results$CLASS2-results$CLASS1
resultsDTEST <- results %>% select(samples,DTEST)
resultsDTEST$GROUP <-"TEST"
names(resultsDTEST)[2]<-'VALUE'
resultsDLAB <- results %>% select(samples,DLAB)
resultsDLAB$GROUP <-"LAB"
names(resultsDLAB)[2]<-'VALUE'
resultsDBEHAV <- results %>% select(samples,DBEHAV)
resultsDBEHAV$GROUP <-"BEHAV"
names(resultsDBEHAV)[2]<-'VALUE'
resultsDCLASS <- results %>% select(samples,DCLASS)
resultsDCLASS$GROUP <-"CLASS"
names(resultsDCLASS)[2]<-'VALUE'
resultsD<-bind_rows(resultsDTEST,resultsDLAB,resultsDBEHAV,resultsDCLASS)
resultsD

ggplot(resultsD,aes(x=samples, ymin=0, ymax=VALUE,color=GROUP)) +
  geom_linerange(position = position_dodge(width = 0.5),linewidth=1)+
  ylab("Variables changes: missing colors means 'no change'; **low obs.")+labs(title="4C/ID group treatment effect",subtitle = "School 1 JUNIOR grade sample, from 2003 to 2014 time scale",x = "Sample Names")+
  theme(panel.grid.major.x = element_line(color = 1,linewidth = 0.25, linetype = 4),panel.grid.major.y = element_line(color = 1,linewidth = 0.25, linetype = 3),panel.background = element_rect(fill="white",color = 1, linewidth = 1),plot.background = element_rect(fill = "white"))+  
  annotate(geom="text", y=-10, x=8.5, label="Negative change",color="black",hjust=1)+
  annotate(geom="text", y=10, x=8.5, label="Positive change",color="black",hjust=0)+
  scale_x_discrete(limits=c("SCHOOL 1","JUNIOR","GRADE 7","GRADE 8", "GRADE 9", "RANK 1**", "RANK 2","RANK 3","FEMALE","MALE"))+
  scale_y_continuous(limits=c(-25,25,5))+  
  coord_flip()

########## Summary results global samples
# for changes that have p-value that we can't reject the null I use the mean value

results <- data.frame(
  samples=c("All sample","all sample (school effect)","SCHOOL 1 - 2014","SCHOOL1 - JUNIOR - 2014"),
  TEST1=c(-57,67,54,54),
  TEST2=c(-62,69,57,58),
  LAB1=c(60,63,51,51),
  LAB2=c(65,78,63,64),
  BEHAV1=c(-76,-73,80,82),
  BEHAV2=c(-79,-77,83,82),
  CLASS1=c(63,68,58,58),
  CLASS2=c(63,71,63,64)
)

results

ggplot(results,aes(group=TEST1)) +
  geom_errorbar(aes(x=samples, ymin=TEST1, ymax=TEST2,color='TEST'),linewidth=1, width = ifelse(results$TEST1==results$TEST2, 1, 0.5))+
  geom_errorbar(aes(x=samples, ymin=LAB1, ymax=LAB2,color='LAB'), linewidth=1, width = ifelse(results$LAB1==results$LAB2, 1, 0.5)) +
  geom_errorbar(aes(x=samples, ymin=BEHAV1, ymax=BEHAV2, color='BEHAV'), linewidth=1, width = ifelse(results$BEHAV1==results$BEHAV2, 1, 0.5)) +
  geom_errorbar(aes(x=samples, ymin=CLASS1, ymax=CLASS2, color='CLASS'),linewidth=1,width = ifelse(results$CLASS1==results$CLASS2, 1, 0.5)) +
  xlab("Sample names")+
  labs(title="Results resume graph, 4C/ID treatment effect",y = "Variables changes: *vertical lines means 'no effect'; **Low number of obs.",subtitle = "Global samples")+
  scale_color_manual(name='Variables',
                     breaks=c('TEST','LAB', 'BEHAV', 'CLASS'),
                     values=c('TEST'='red', 'LAB'='blue', 'BEHAV'='green', 'CLASS'='orange'))+
  theme_bw()+
  theme(panel.grid.major.y = element_line(color = 1,linewidth = 0.25, linetype = 3),panel.background = element_rect(color = 1, linewidth = 1),plot.background = element_rect(fill = "white"))+
  geom_rect(aes(xmin=0,xmax=Inf,ymin = - Inf,ymax = 0),fill="white",alpha = 0.01) +
  geom_rect(aes(xmin=0,xmax=Inf,ymin = 0,ymax = Inf),fill="green",alpha = 0.01) +
  scale_x_discrete(limits=c("All sample","all sample (school effect)","SCHOOL 1 - 2014","SCHOOL1 - JUNIOR - 2014"))+
  scale_y_continuous(breaks = seq(-100, 100, by = 10))+
  geom_hline(yintercept=c(-50,50),color="black",linetype=2)+
  annotate(geom="text", x=3.5, y=-10, label="Negative change*",color="black",hjust=1)+
  annotate(geom="text", x=3.5, y=10, label="Positive change*",color="black",hjust=0)+
  coord_flip()

# Results: variable change
# prepare data frame for bar ploting
# IMPORTANT NOTE: the negative values are used to plot them in a different area of the graph for 
# negative effects. However, to use this data-frames to compute changes we need to have this values 
# exchanged in order to compute negative change values.
results$DTEST <- results$TEST2-results$TEST1
results$DLAB <- results$LAB2-results$LAB1
results$DBEHAV <- results$BEHAV2-results$BEHAV1
results$DCLASS <- results$CLASS2-results$CLASS1
resultsDTEST <- results %>% select(samples,DTEST)
resultsDTEST$GROUP <-"TEST"
names(resultsDTEST)[2]<-'VALUE'
resultsDLAB <- results %>% select(samples,DLAB)
resultsDLAB$GROUP <-"LAB"
names(resultsDLAB)[2]<-'VALUE'
resultsDBEHAV <- results %>% select(samples,DBEHAV)
resultsDBEHAV$GROUP <-"BEHAV"
names(resultsDBEHAV)[2]<-'VALUE'
resultsDCLASS <- results %>% select(samples,DCLASS)
resultsDCLASS$GROUP <-"CLASS"
names(resultsDCLASS)[2]<-'VALUE'
resultsD<-bind_rows(resultsDTEST,resultsDLAB,resultsDBEHAV,resultsDCLASS)
resultsD

ggplot(resultsD,aes(x=samples, ymin=0, ymax=VALUE,color=GROUP)) +
  geom_linerange(position = position_dodge(width = 0.5),linewidth=1)+
  ylab("Variables changes: missing colors means 'no change'; **low obs.")+labs(title="4C/ID group treatment effect",subtitle = "School 1 JUNIOR grade sample, from 2003 to 2014 time scale",x = "Sample Names")+
  theme(panel.grid.major.x = element_line(color = 1,linewidth = 0.25, linetype = 4),panel.grid.major.y = element_line(color = 1,linewidth = 0.25, linetype = 3),panel.background = element_rect(fill="white",color = 1, linewidth = 1),plot.background = element_rect(fill = "white"))+  
  annotate(geom="text", y=-10, x=3.5, label="Negative effect",color="black",hjust=1)+
  annotate(geom="text", y=10, x=3.5, label="Positive effect",color="black",hjust=0)+
  scale_x_discrete(limits=c("All sample","all sample (school effect)","SCHOOL 1 - 2014","SCHOOL1 - JUNIOR - 2014"))+
  scale_y_continuous(limits=c(-25,25,5))+  
  coord_flip()
